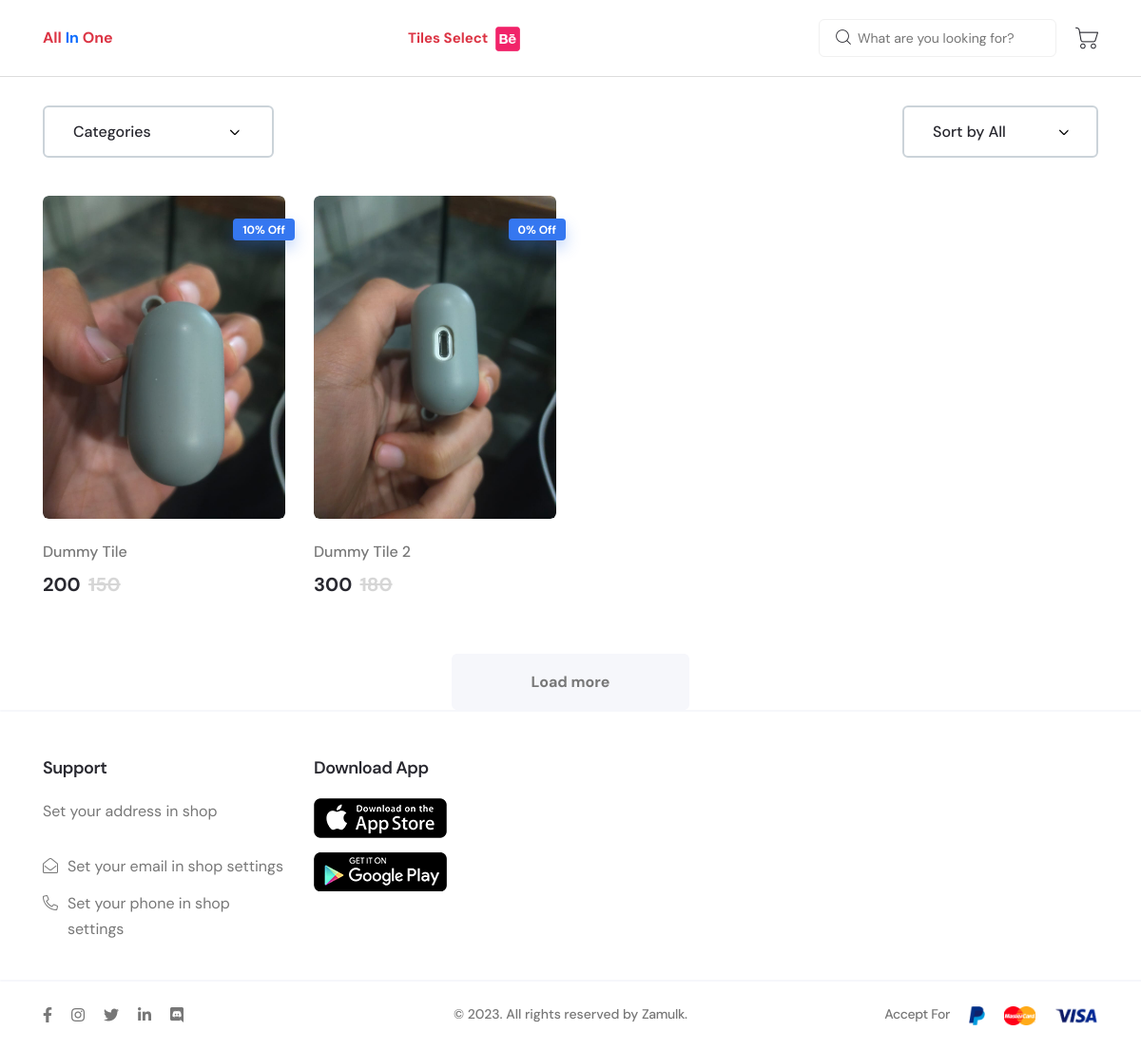
The app's page /360-and-shop/shop/Tiles/a5b23f0b-b02a-4310-b3d3-f54f9108c48c (signed in) with its own data.
### core/models.py (models this page shows, shortened)
class User(AbstractUser):
    id = models.UUIDField(primary_key=True,default=uuid.uuid4 , unique=True)
    username = None
    email = models.EmailField(_('email address'), unique=True)
    showroom_owner = models.BooleanField(default=False)
    USERNAME_FIELD = 'email'
    REQUIRED_FIELDS = []
    objects = UserManager()

class Showrooms(User):
    showroom_type = models.CharField( max_length=50,choices=SHOWROOM_TYPES ,default="")
    showroom_name = models.CharField( max_length=50)
    office_phone_number = models.CharField( max_length=50)
    address = models.CharField( max_length=250)
    since = models.CharField( max_length=50)
    link_360 = models.CharField( max_length=250 , blank=True,null=True)
    class Meta:
        verbose_name_plural = 'Showrooms'

class showroom_settings(models.Model):
    showroom = models.ForeignKey(Showrooms, on_delete=models.CASCADE)
    shop_logo = models.ImageField( upload_to="shop_logo", default="shop_logo/default_shop_logo.png", blank=True , null = True )
    address = models.CharField(max_length=250, blank=True , null = True , default="Set your address in shop settings")
    email = models.CharField( max_length=50, blank=True , null = True , default="Set your email in shop settings")
    phone = models.CharField( max_length=50 , blank=True , null = True , default="Set your phone in shop settings")
    android_app_link = models.CharField( max_length=250 , default = "#")
    ios_app_link = models.CharField( max_length=250 , default = "#")
    facebook = models.CharField( max_length=50 , default = "#")
    instagram = models.CharField( max_length=50 , default = "#")
    twitter = models.CharField( max_length=50 , default = "#")

class Product(models.Model):
    id = models.UUIDField(primary_key=True,default=uuid.uuid4 , unique=True)
    showroom = models.ForeignKey(Showrooms, on_delete=models.CASCADE)
    title = models.CharField( max_length=50)
    image = models.ImageField(upload_to="products" )
    company_name = models.ForeignKey(Company_name, on_delete=models.CASCADE)
    category = models.ForeignKey(Categories, on_delete=models.CASCADE)
    product_number = models.CharField( max_length=50)
    imported_or_local = models.CharField( max_length=50,choices=IMPORTED_OR_LOCAL ,)
    old_price = models.IntegerField()
    new_price = models.IntegerField()
    discount_price = models.CharField( max_length=50 , blank=True, null=True,default="0% Off")
    description =  models.TextField()
    created_at = models.DateField( auto_now_add=True)

### core/views.py (the view)
# urls.py: path('360-and-shop/shop/<pk>/<id>', views.shop, name="shop"),
@cache_control(no_cache=True, must_revalidate=True , no_store=True)
@login_required(login_url='home')
def shop(request,pk,id):
        showroom = Showrooms.objects.get(id=id)
        try:
            settings = showroom_settings.objects.get(showroom=showroom)
        except:
            settings=None
        categories = Categories.objects.filter(showroom_type = showroom.showroom_type)
        product = Product.objects.filter(showroom=showroom)
        context = {
            'categories':categories,
            'product':product,
            'showroom':showroom,
            'settings':settings,
        }
        return render(request,"shop/products.html",context)

### templates/shop/products.html (shortened to what this page needs)
{% extends 'shop/base.html' %}
{% load static %}
{% block content %}
<main class="main-wrapper">
    <div class="axil-shop-area axil-section-gap bg-color-white">
        <div class="container">
            <div class="row">
                <div class="col-lg-12">
                    <div class="axil-shop-top">
                        <div class="row">
                            <div class="col-lg-9">
                                <div class="category-select">
                                    <select class="single-select">
                                        <option>Categories</option>
                                    </select>
                                </div>
                            </div>
                            <div class="col-lg-3">
                                <div class="category-select mt_md--10 mt_sm--10 justify-content-lg-end">
                                    <select class="single-select">
                                        <option selected>Sort by All</option>
                                    </select>
                                </div>
                            </div>
                        </div>
                    </div>
                </div>
            </div>
            <div class="row row--15">
                {% for i in product %}
                <div class="col-xl-3 col-lg-4 col-sm-6">
                    <div class="axil-product product-style-one has-color-pick mt--40">
                        <div class="thumbnail">
                            <a style="cursor: pointer" data-bs-toggle="modal"
                                data-bs-target="#quick-view-modal-{{forloop.counter}}">
                                <img src="{{i.image.url}}" alt="Product Images" />
                            </a>
                            <div class="label-block label-right">
                                <div class="product-badget">{{i.discount_price}}</div>
                            </div>
                        </div>
                        <div class="product-content">
                            <div class="inner">
                                <h5 class="title">{{i.title}}</h5>
                                <div class="product-price-variant">
                                    <span class="price current-price">{{i.new_price}}</span>
                                    <span class="price old-price">{{i.old_price}}</span>
                                </div>
                            </div>
                        </div>
                    </div>
                </div>
                {% endfor %}
            </div>
            <div class="text-center pt--30">
                <a href="#" class="axil-btn btn-bg-lighter btn-load-more">Load more</a>
            </div>
        </div>
    </div>
</main>
{% endblock content %}

### templates/shop/base.html (shortened to what this page needs)
{% load static %}
<!DOCTYPE html>
<html class="no-js" lang="en">
<head>
    <link rel="stylesheet" href="{% static 'shop/assets/css/vendor/bootstrap.min.css' %}" />
    <link rel="stylesheet" href="{% static 'shop/assets/css/vendor/font-awesome.css' %}" />
    <link rel="stylesheet" href="{% static 'shop/assets/css/vendor/flaticon/flaticon.css' %}" />
    <link rel="stylesheet" href="{% static 'shop/assets/css/vendor/slick.css' %}" />
    <link rel="stylesheet" href="{% static 'shop/assets/css/vendor/slick-theme.css' %}" />
    <link rel="stylesheet" href="{% static 'shop/assets/css/vendor/jquery-ui.min.css' %}" />
    <link rel="stylesheet" href="{% static 'shop/assets/css/vendor/sal.css' %}" />
    <link rel="stylesheet" href="{% static 'shop/assets/css/vendor/magnific-popup.css' %}" />
    <link rel="stylesheet" href="{% static 'shop/assets/css/vendor/base.css' %}" />
    <link rel="stylesheet" href="{% static 'shop/assets/css/style.min.css' %}" />
</head>
<body class="sticky-header">
    <header class="header axil-header header-style-5">
        <div class="axil-mainmenu">
            <div class="container">
                <div class="header-navbar">
                    <div class="header-brand">
                        <a href="{% url 'home' %}" class="logo logo-dark"><span class="fw-bold text-danger">All <span class="text-primary">In</span> One</span></a>
                    </div>
                    <div class="header-main-nav">
                        <nav class="mainmenu-nav">
                            <ul class="mainmenu">
                                <li>
                                    <a href="{% url 'shop' showroom.showroom_type showroom.id %}" >
                                        <span class=" text-danger">{{showroom.showroom_name}}</span>
                                        <img src="{{settings.shop_logo.url}}" alt="configure logo 32*32" height="34px" width="34px">
                                    </a>
                                </li>
                            </ul>
                        </nav>
                    </div>
                    <div class="header-action">
                        <ul class="action-list">
                            <li class="axil-search d-xl-block d-none">
                                <input type="search" class="placeholder product-search-input" name="search2"
                                    id="search2" value="" maxlength="128" placeholder="What are you looking for?"
                                    autocomplete="off" />
                                <button type="submit" class="icon wooc-btn-search">
                                    <i class="flaticon-magnifying-glass"></i>
                                </button>
                            </li>
                            <li class="shopping-cart">
                                <a href="{% url 'shop_cart' showroom.id %}" class="cart-dropdown-btn">
                                    <i class="flaticon-shopping-cart"></i>
                                </a>
                            </li>
                        </ul>
                    </div>
                </div>
            </div>
        </div>
    </header>
    <hr />
   {% block content %}
   {% endblock content %}
    <footer class="axil-footer-area footer-style-2">
        <div class="footer-top separator-top">
            <div class="container">
                <div class="row">
                    <div class="col-lg-3 col-sm-6">
                        <div class="axil-footer-widget">
                            <h5 class="widget-title">Support</h5>
                            <div class="inner">
                                <p>
                                    {{ settings.address }}
                                </p>
                                <ul class="support-list-item">
                                    <li>
                                        <a href="mailto:{{settings.email}}"><i class="fal fa-envelope-open"></i>
                                            {{settings.email}}</a>
                                    </li>
                                    <li>
                                        <a href="tel:{{settings.phone}}"><i class="fal fa-phone-alt"></i>
                                            {{settings.phone}}</a>
                                    </li>
                                </ul>
                            </div>
                        </div>
                    </div>
                    <div class="col-lg-3 col-sm-6">
                        <div class="axil-footer-widget">
                            <h5 class="widget-title">Download App</h5>
                            <div class="inner">
                                <div class="download-btn-group">
                                    <div class="app-link">
                                        <a href="{{settings.android_app_link}}">
                                            <img src="{% static 'shop/assets/images/others/app-store.png' %}"
                                                alt="App Store" />
                                        </a>
                                        <a href="{{settings.ios_app_link}}">
                                            <img src="{% static 'shop/assets/images/others/play-store.png' %}"
                                                alt="Play Store" />
                                        </a>
                                    </div>
                                </div>
                            </div>
                        </div>
                    </div>
                </div>
            </div>
        </div>
        <div class="copyright-area copyright-default separator-top">
            <div class="container">
                <div class="row align-items-center">
                    <div class="col-xl-4">
                        <div class="social-share">
                            <a href="{{settings.facebook}}"><i class="fab fa-facebook-f"></i></a>
                            <a href="{{settings.instagram}}"><i class="fab fa-instagram"></i></a>
                            <a href="{{settings.twitter}}"><i class="fab fa-twitter"></i></a>
                            <a href="#"><i class="fab fa-linkedin-in"></i></a>
                            <a href="#"><i class="fab fa-discord"></i></a>
                        </div>
                    </div>
                    <div class="col-xl-4 col-lg-12">
                        <div class="copyright-left d-flex flex-wrap justify-content-center">
                            <ul class="quick-link">
                                <li>
                                    © 2023. All rights reserved by
                                    <a target="_blank" href="https://zamulk.com/">Zamulk</a>.
                                </li>
                            </ul>
                        </div>
                    </div>
                    <div class="col-xl-4 col-lg-12">
                        <div
                            class="copyright-right d-flex flex-wrap justify-content-xl-end justify-content-center align-items-center">
                            <span class="card-text">Accept For</span>
                            <ul class="payment-icons-bottom quick-link">
                                <li>
                                    <img src="{% static 'shop/assets/images/icons/cart/cart-1.png' %}"
                                        alt="paypal cart" />
                                </li>
                                <li>
                                    <img src="{% static 'shop/assets/images/icons/cart/cart-2.png' %}"
                                        alt="paypal cart" />
                                </li>
                                <li>
                                    <img src="{% static 'shop/assets/images/icons/cart/cart-5.png' %}"
                                        alt="paypal cart" />
                                </li>
                            </ul>
                        </div>
                    </div>
                </div>
            </div>
        </div>
    </footer>
{% include "../messages.html" %}
</body>
</html>

### records on screen
Showrooms: showroom_name "Tiles Select"
showroom_settings: shop_logo (picture), address "Set your address in shop", email "Set your email in shop settings", phone "Set your phone in shop settings"
Product: image (picture), discount_price "10% Off", title "Dummy Tile", new_price "200", old_price "150"
Product: image (picture), discount_price "0% Off", title "Dummy Tile 2", new_price "300", old_price "180"
